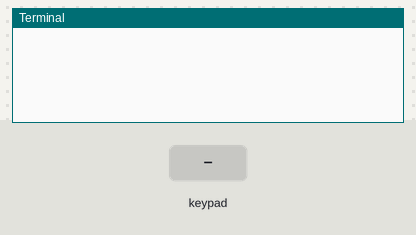
Simulated run of this program. Board: Raspberry Pi (BCM pin numbers). On the bench: the last lines printed to the terminal. The inputs (shaded band) are chosen by the test bench. The clock reads 2024-03-15 10:24:30 at power-on unless the program sets it.

Above: at 1.2 s.
1.3 s: key '1' pressed
At 2.2 s:
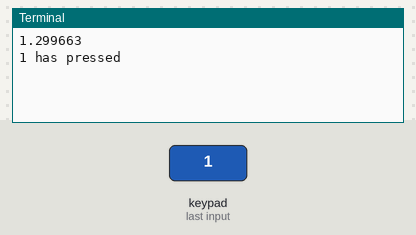
2.8 s: keypad keys 1 2 * pressed 0.4 s apart
At 4.0 s:
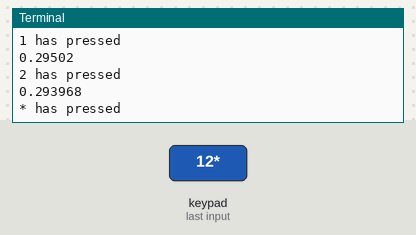
5.5 s: key 'A' pressed
At 6.6 s:
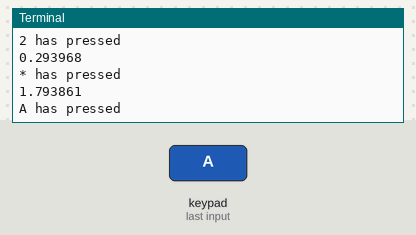
7.0 s: key 'C' pressed
At 7.8 s:
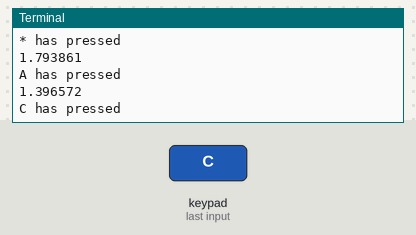
8.5 s: keypad keys 2 5 # pressed 0.4 s apart
At 10.7 s:
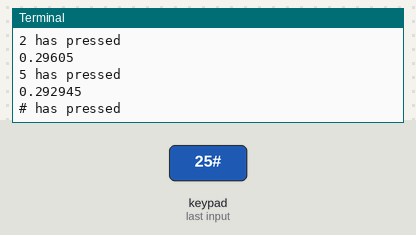
11.2 s: keypad keys 1 2 D pressed 0.4 s apart
At 12.7 s:
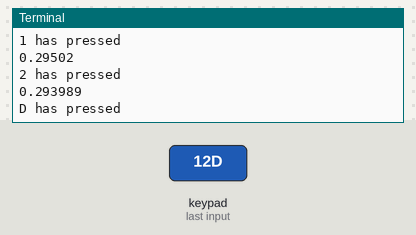
Timing chart, 0 to 14.2 s (numbered marks = the images above; inputs shaded):
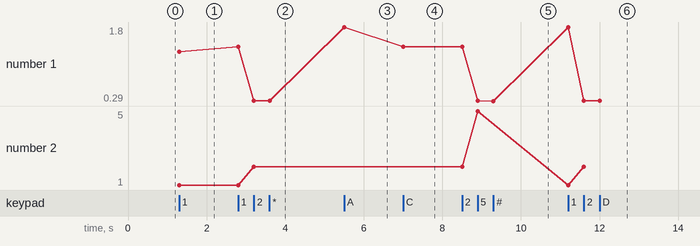

The program:

l31_keypad_debounce_with_time.py
```python
# Introduces a Python script to read input from a 4x4 matrix keypad using RPi.GPIO
# Implements row/column scanning, basic debounce logic with datetime,
# clean GPIO cleanup on exit. Useful for PIN entry, security, or menu navigation projects.


import RPi.GPIO as GPIO
import time
from datetime import datetime

GPIO.setmode(GPIO.BCM)
rows = [17,27,22,5]
columns = [6,13,19,26]

KEYS = [
    ['1','2','3','A'],
    ['4','5','6','B'],
    ['7','8','9','C'],
    ['*','0','#','D']
]


for r in rows:
    GPIO.setup(r,GPIO.OUT)
    GPIO.output(r,1)

for c in columns:
    GPIO.setup(c,GPIO.IN , pull_up_down = GPIO.PUD_UP)

lastInput = ""
last_pressed_time = datetime.now()
try:
    while True:
        for i,r in enumerate(rows):
            time.sleep(0.001)
            GPIO.output(r,0)

            for j, c in enumerate(columns):
                if GPIO.input(c) == 0:
                    press_time = datetime.now()
                    if lastInput != KEYS[i][j] or  ( press_time - last_pressed_time ).total_seconds() > 0.107:
                        print(( press_time - last_pressed_time ).total_seconds())
                        print(f"{KEYS[i][j]} has pressed")
                    lastInput=KEYS[i][j]
                    last_pressed_time= datetime.now()

                    time.sleep(0.1)
            GPIO.output(r,1)
except KeyboardInterrupt:
    print("GPIO is free")
    GPIO.cleanup()
```

Measured:
- after the input at 1.3 s, the terminal: prints a new line at once (image 1)
- after the input at 2.8 s, the terminal: prints a new line at once (image 2)
- after the input at 5.5 s, the terminal: prints a new line at once (image 3)
- after the input at 7.0 s, the terminal: prints a new line at once (image 4)
- after the input at 8.5 s, the terminal: prints a new line at once (image 5)
- after the input at 11.2 s, the terminal: prints a new line at once (image 6)
- plotted number 1: 1.3 → 0.29 after the input at 2.8 s, 0.29 → 1.79 after the input at 5.5 s, 1.79 → 1.4 after the input at 7.0 s, 1.4 → 0.29 after the input at 8.5 s, 0.29 → 0.29 after the input at 11.2 s
- plotted number 2: 1 → 2 after the input at 2.8 s, 2 → 5 after the input at 8.5 s
